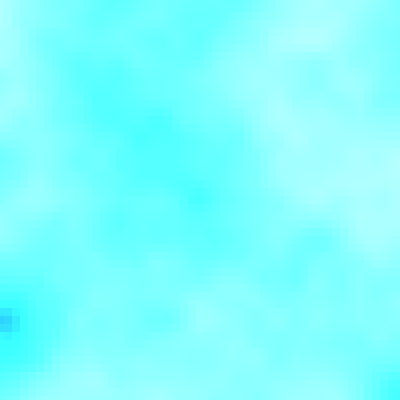
Frame 1 (no input)
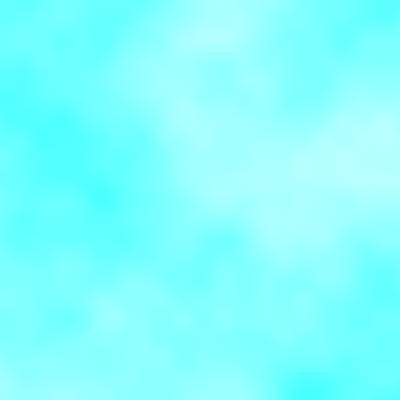
Frame 60 (no input)
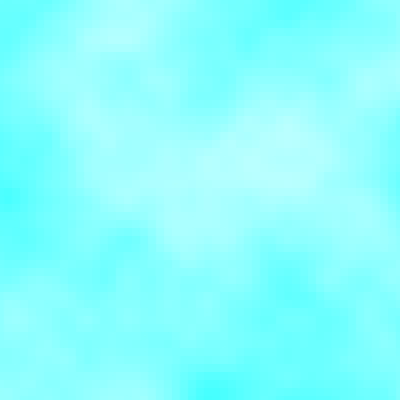
Frame 120 (the mouse pressed at the canvas centre since frame 60)

The p5.js sketch that drew these frames (run headless with seeded random() and noise() and a simulated clock; from frame 60 on, the mouse is pressed at the canvas centre):

// p5.js sketch
// ── sketch.js
let moving = 0;
let x_step, y_step;
let cloudy = 16;
let slider;

function setup() {
	createCanvas(400, 400);
	rectMode(CENTER);
	x_step = 8;
	y_step = 8;
	slider = createSlider(0, 50, 10, 1);
	
}


function draw() {
	background(0);
	noStroke();

	cloudy = slider.value();
	
	moving += 0.01;
	
	let xoff = moving;
	for (let x = 0; x < width + x_step; x+=x_step){
		
		let yoff = 0;
		for (let y = 0; y < height + y_step; y+=y_step){
			let r = noise(xoff, yoff);
			r = map(r, 0, 1, 0.1, 1);
            fill(25 * r * cloudy, 114 * r * cloudy, 159 * r * cloudy, 255 * r * cloudy);
            // ellipse(x, y, x_step+2, y_step+2);
            rect(x, y, x_step, y_step);
			yoff += 0.05;
		}
		xoff += 0.05;
	}

}


// function mouseDragged() {
// 	cloudy = map(mouseY, 0, height, 0, 50);
// }
